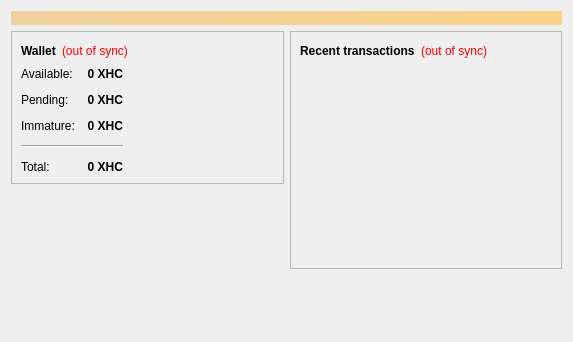
<?xml version="1.0" encoding="UTF-8"?>
<ui version="4.0">
 <class>OverviewPage</class>
 <widget class="QWidget" name="OverviewPage">
  <property name="geometry">
   <rect>
    <x>0</x>
    <y>0</y>
    <width>573</width>
    <height>342</height>
   </rect>
  </property>
  <property name="windowTitle">
   <string>Form</string>
  </property>
  <property name="windowIcon">
   <iconset resource="../hostcoin.qrc">
    <normaloff>:/icons/bitcoin</normaloff>:/icons/bitcoin</iconset>
  </property>
  <property name="autoFillBackground">
   <bool>true</bool>
  </property>
  <layout class="QVBoxLayout" name="topLayout">
   <item>
    <widget class="QLabel" name="labelAlerts">
     <property name="visible">
      <bool>false</bool>
     </property>
     <property name="styleSheet">
      <string notr="true">background-color: qlineargradient(x1: 0, y1: 0, x2: 1, y2: 0, stop:0 #F0D0A0, stop:1 #F8D488); color:#000000;</string>
     </property>
     <property name="wordWrap">
      <bool>true</bool>
     </property>
     <property name="margin">
      <number>3</number>
     </property>
    </widget>
   </item>
   <item>
    <layout class="QHBoxLayout" name="horizontalLayout" stretch="1,1">
     <item>
      <layout class="QVBoxLayout" name="verticalLayout_2">
       <item>
        <widget class="QFrame" name="frame">
         <property name="frameShape">
          <enum>QFrame::StyledPanel</enum>
         </property>
         <property name="frameShadow">
          <enum>QFrame::Raised</enum>
         </property>
         <layout class="QVBoxLayout" name="verticalLayout_4">
          <item>
           <layout class="QHBoxLayout" name="horizontalLayout_4">
            <item>
             <widget class="QLabel" name="label_5">
              <property name="font">
               <font>
                <weight>75</weight>
                <bold>true</bold>
               </font>
              </property>
              <property name="text">
               <string>Wallet</string>
              </property>
             </widget>
            </item>
            <item>
             <widget class="QLabel" name="labelWalletStatus">
              <property name="toolTip">
               <string>The displayed information may be out of date. Your wallet automatically synchronizes with the Hostcoin network after a connection is established, but this process has not completed yet.</string>
              </property>
              <property name="styleSheet">
               <string notr="true">QLabel { color: red; }</string>
              </property>
              <property name="text">
               <string notr="true">(out of sync)</string>
              </property>
              <property name="alignment">
               <set>Qt::AlignLeading|Qt::AlignLeft|Qt::AlignVCenter</set>
              </property>
             </widget>
            </item>
            <item>
             <spacer name="horizontalSpacer_2">
              <property name="orientation">
               <enum>Qt::Horizontal</enum>
              </property>
              <property name="sizeHint" stdset="0">
               <size>
                <width>40</width>
                <height>20</height>
               </size>
              </property>
             </spacer>
            </item>
           </layout>
          </item>
          <item>
           <layout class="QHBoxLayout" name="horizontalLayout_3">
            <item>
             <layout class="QFormLayout" name="formLayout_2">
              <property name="fieldGrowthPolicy">
               <enum>QFormLayout::AllNonFixedFieldsGrow</enum>
              </property>
              <property name="horizontalSpacing">
               <number>12</number>
              </property>
              <property name="verticalSpacing">
               <number>12</number>
              </property>
              <item row="0" column="0">
               <widget class="QLabel" name="label">
                <property name="text">
                 <string>Available:</string>
                </property>
               </widget>
              </item>
              <item row="0" column="1">
               <widget class="QLabel" name="labelBalance">
                <property name="font">
                 <font>
                  <weight>75</weight>
                  <bold>true</bold>
                 </font>
                </property>
                <property name="cursor">
                 <cursorShape>IBeamCursor</cursorShape>
                </property>
                <property name="toolTip">
                 <string>Your current spendable balance</string>
                </property>
                <property name="text">
                 <string notr="true">0 XHC</string>
                </property>
                <property name="alignment">
                 <set>Qt::AlignRight|Qt::AlignTrailing|Qt::AlignVCenter</set>
                </property>
                <property name="textInteractionFlags">
                 <set>Qt::LinksAccessibleByMouse|Qt::TextSelectableByKeyboard|Qt::TextSelectableByMouse</set>
                </property>
               </widget>
              </item>
              <item row="1" column="0">
               <widget class="QLabel" name="label_3">
                <property name="text">
                 <string>Pending:</string>
                </property>
               </widget>
              </item>
              <item row="1" column="1">
               <widget class="QLabel" name="labelUnconfirmed">
                <property name="font">
                 <font>
                  <weight>75</weight>
                  <bold>true</bold>
                 </font>
                </property>
                <property name="cursor">
                 <cursorShape>IBeamCursor</cursorShape>
                </property>
                <property name="toolTip">
                 <string>Total of transactions that have yet to be confirmed, and do not yet count toward the spendable balance</string>
                </property>
                <property name="text">
                 <string notr="true">0 XHC</string>
                </property>
                <property name="alignment">
                 <set>Qt::AlignRight|Qt::AlignTrailing|Qt::AlignVCenter</set>
                </property>
                <property name="textInteractionFlags">
                 <set>Qt::LinksAccessibleByMouse|Qt::TextSelectableByKeyboard|Qt::TextSelectableByMouse</set>
                </property>
               </widget>
              </item>
              <item row="2" column="0">
               <widget class="QLabel" name="labelImmatureText">
                <property name="text">
                 <string>Immature:</string>
                </property>
               </widget>
              </item>
              <item row="2" column="1">
               <widget class="QLabel" name="labelImmature">
                <property name="font">
                 <font>
                  <weight>75</weight>
                  <bold>true</bold>
                 </font>
                </property>
                <property name="toolTip">
                 <string>Mined balance that has not yet matured</string>
                </property>
                <property name="text">
                 <string notr="true">0 XHC</string>
                </property>
                <property name="alignment">
                 <set>Qt::AlignRight|Qt::AlignTrailing|Qt::AlignVCenter</set>
                </property>
                <property name="textInteractionFlags">
                 <set>Qt::LinksAccessibleByMouse|Qt::TextSelectableByKeyboard|Qt::TextSelectableByMouse</set>
                </property>
               </widget>
              </item>
              <item row="4" column="0">
               <widget class="QLabel" name="labelTotalText">
                <property name="text">
                 <string>Total:</string>
                </property>
               </widget>
              </item>
              <item row="4" column="1">
               <widget class="QLabel" name="labelTotal">
                <property name="font">
                 <font>
                  <weight>75</weight>
                  <bold>true</bold>
                 </font>
                </property>
                <property name="cursor">
                 <cursorShape>IBeamCursor</cursorShape>
                </property>
                <property name="toolTip">
                 <string>Your current total balance</string>
                </property>
                <property name="text">
                 <string notr="true">0 XHC</string>
                </property>
                <property name="alignment">
                 <set>Qt::AlignRight|Qt::AlignTrailing|Qt::AlignVCenter</set>
                </property>
                <property name="textInteractionFlags">
                 <set>Qt::LinksAccessibleByMouse|Qt::TextSelectableByKeyboard|Qt::TextSelectableByMouse</set>
                </property>
               </widget>
              </item>
              <item row="3" column="0" colspan="2">
               <widget class="Line" name="line">
                <property name="orientation">
                 <enum>Qt::Horizontal</enum>
                </property>
               </widget>
              </item>
             </layout>
            </item>
            <item>
             <spacer name="horizontalSpacer_3">
              <property name="orientation">
               <enum>Qt::Horizontal</enum>
              </property>
              <property name="sizeHint" stdset="0">
               <size>
                <width>40</width>
                <height>20</height>
               </size>
              </property>
             </spacer>
            </item>
           </layout>
          </item>
         </layout>
        </widget>
       </item>
       <item>
        <spacer name="verticalSpacer">
         <property name="orientation">
          <enum>Qt::Vertical</enum>
         </property>
         <property name="sizeHint" stdset="0">
          <size>
           <width>20</width>
           <height>40</height>
          </size>
         </property>
        </spacer>
       </item>
       <item>
        <widget class="QLabel" name="label_2">
         <property name="text">
          <string/>
         </property>
         <property name="pixmap">
          <pixmap resource="../hostcoin.qrc">:/images/mainlogo</pixmap>
         </property>
        </widget>
       </item>
      </layout>
     </item>
     <item>
      <layout class="QVBoxLayout" name="verticalLayout_3">
       <item>
        <widget class="QFrame" name="frame_2">
         <property name="frameShape">
          <enum>QFrame::StyledPanel</enum>
         </property>
         <property name="frameShadow">
          <enum>QFrame::Raised</enum>
         </property>
         <layout class="QVBoxLayout" name="verticalLayout">
          <item>
           <layout class="QHBoxLayout" name="horizontalLayout_2">
            <item>
             <widget class="QLabel" name="label_4">
              <property name="text">
               <string>&lt;b&gt;Recent transactions&lt;/b&gt;</string>
              </property>
             </widget>
            </item>
            <item>
             <widget class="QLabel" name="labelTransactionsStatus">
              <property name="toolTip">
               <string>The displayed information may be out of date. Your wallet automatically synchronizes with the Hostcoin network after a connection is established, but this process has not completed yet.</string>
              </property>
              <property name="styleSheet">
               <string notr="true">QLabel { color: red; }</string>
              </property>
              <property name="text">
               <string notr="true">(out of sync)</string>
              </property>
              <property name="alignment">
               <set>Qt::AlignRight|Qt::AlignTrailing|Qt::AlignVCenter</set>
              </property>
             </widget>
            </item>
            <item>
             <spacer name="horizontalSpacer">
              <property name="orientation">
               <enum>Qt::Horizontal</enum>
              </property>
              <property name="sizeHint" stdset="0">
               <size>
                <width>40</width>
                <height>20</height>
               </size>
              </property>
             </spacer>
            </item>
           </layout>
          </item>
          <item>
           <widget class="QListView" name="listTransactions">
            <property name="styleSheet">
             <string notr="true">QListView { background: transparent; }</string>
            </property>
            <property name="frameShape">
             <enum>QFrame::NoFrame</enum>
            </property>
            <property name="verticalScrollBarPolicy">
             <enum>Qt::ScrollBarAlwaysOff</enum>
            </property>
            <property name="horizontalScrollBarPolicy">
             <enum>Qt::ScrollBarAlwaysOff</enum>
            </property>
            <property name="selectionMode">
             <enum>QAbstractItemView::NoSelection</enum>
            </property>
           </widget>
          </item>
         </layout>
        </widget>
       </item>
       <item>
        <spacer name="verticalSpacer_2">
         <property name="orientation">
          <enum>Qt::Vertical</enum>
         </property>
         <property name="sizeHint" stdset="0">
          <size>
           <width>20</width>
           <height>40</height>
          </size>
         </property>
        </spacer>
       </item>
      </layout>
     </item>
    </layout>
   </item>
  </layout>
 </widget>
 <resources>
  <include location="../hostcoin.qrc"/>
 </resources>
 <connections/>
</ui>
